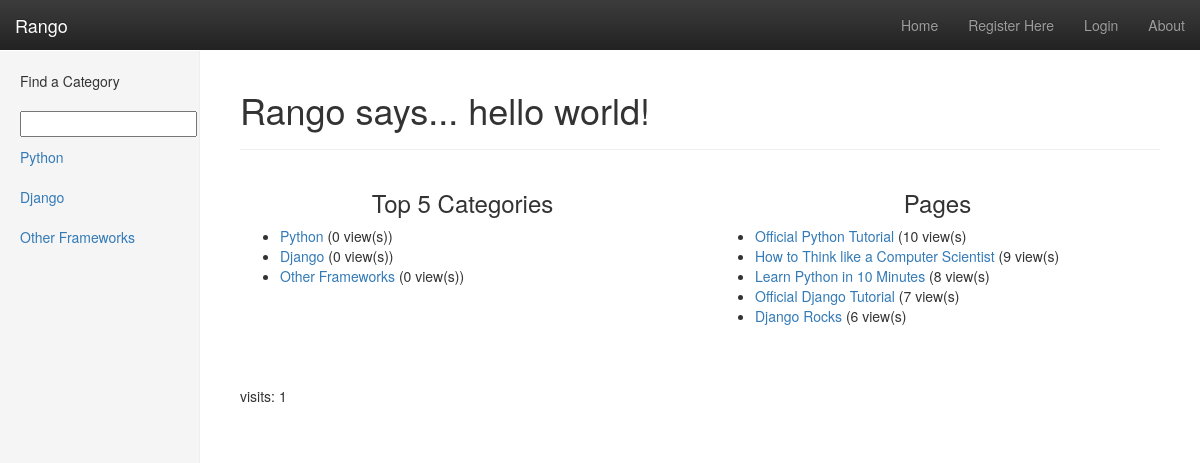
Screenshot of /rango/ with the database file from the repository.
### rango/models.py (models this page shows, shortened)
class Category(models.Model):
    name = models.CharField(max_length=128, unique=True)
    views = models.IntegerField(default=0, validators=[validate_negative])
    likes = models.IntegerField(default=0)
    slug = models.SlugField()
    class Meta:
        verbose_name_plural = "Categories"

class Page(models.Model):
    category = models.ForeignKey(Category,
                                 on_delete=models.CASCADE)
    title = models.CharField(max_length=128)
    url = models.URLField()
    views = models.IntegerField(default=0)
    first_visit = models.DateTimeField(blank=True, null=True)
    last_visit = models.DateTimeField(blank=True, null=True)

### rango/views.py (the view)
# urls.py: path('', views.index, name='index'),
def index(request):
    category_list = Category.objects.order_by('-likes')[:5]
    page_list = Page.objects.order_by('-views')[:5]
    context_dict = {'categories': category_list, 'pages': page_list}
    visits = request.session.get('visits')
    if not visits:
        visits = 1
    reset_last_visit_time = False
    last_visit = request.session.get('last_visit')
    if last_visit:
        last_visit_time = datetime.strptime(last_visit[:-7], "%Y-%m-%d %H:%M:%S")
        if (datetime.now() - last_visit_time).days > 0:
            visits = visits + 1
            reset_last_visit_time = True
    else:
        reset_last_visit_time = True
    if reset_last_visit_time:
        request.session['last_visit'] = str(datetime.now())
        request.session['visits'] = visits
    context_dict['visits'] = visits
    response = render(request, 'rango/index.html', context_dict)
    return response

### rango/templatetags/rango_extras.py (called while the page is built)
@register.inclusion_tag('rango/cats.html')
def get_category_list(cat=None):
    return {'cats': Category.objects.all(), 'act_cat': cat}

### templates/rango/index.html (shortened to what this page needs)
{% extends 'base.html' %}
{% load static %}
{% block body_block %}
    <div class="page-header">
        <h1>Rango says... hello
            {% if user.is_authenticated %}
                {{ user.username }}!
            {% else %}
                world!
            {% endif %}
        </h1>
    </div>
    <div class="row placeholders">
        <div class="col-xs-12 col-sm-6 placeholder">
            <h3>Top 5 Categories</h3>
            {% if categories %}
                <ul class="text-left">
                    {% for category in categories %}
                        <li>
                            <a href="{% url 'rango:category'  category.slug %}">
                            {{ category.name }}</a>
                            ({{category.views}} view(s))
                        </li>
                    {% endfor %}
                </ul>
            {% else %}
                <strong>There are no categories present.</strong>
            {% endif %}
        </div>
        <div class="col-xs-12 col-sm-6 placeholder">
            <h3>Pages</h3>
            {% if pages %}
                <ul class="text-left">
                    {% for page in pages %}
                         <li>
                             <a href="{{page.url}}">{{ page.title }}</a>
                              ({{page.views}} view(s)
                         </li>
                    {% endfor %}
                </ul>
            {% else %}
                <strong>There are no categories present.</strong>
            {% endif %}
        </div>
    </div>
    <p> visits: {{ visits }}</p>
{% endblock %}

### templates/base.html (shortened to what this page needs)
<!DOCTYPE html>
{% load static %}
{% load rango_extras %}
<html lang="en">
  <head>
    <link href="{% static 'css/bootstrap.min.css' %}" rel="stylesheet">
    <link href="{% static 'css/bootstrap-theme.min.css' %}" rel="stylesheet">
    <link href="{% static 'css/dashboard.css' %}" rel="stylesheet">
  </head>
  <body>
    <div class="navbar navbar-inverse navbar-fixed-top" role="navigation">
      <div class="container-fluid">
        <div class="navbar-header">
          <a class="navbar-brand" href="/rango/">Rango</a>
        </div>
        <div class="navbar-collapse collapse">
          <ul class="nav navbar-nav navbar-right">
                <li><a href="{% url 'rango:index' %}">Home</a></li>
                {% if user.is_authenticated %}
                    <li><a href="{% url 'rango:add_category' %}">Add a New Category</a></li>
                    <li><a href="{% url 'rango:restricted' %}">Restricted Page</a></li>
                    <li><a href="{% url 'users' %}">Users</a></li>
                    <li><a href="{% url 'profile' %}">Profile</a></li>
                    <li><a href="{% url 'auth_password_change' %}">Change password</a></li>
                    <li><a href="{% url 'auth_logout' %}?next=/rango/">Logout</a></li>
                {% else %}
                    <li><a href="{% url 'registration_register' %}">Register Here</a></li>
                    <li><a href="{% url 'auth_login' %}">Login</a></li>
                {% endif %}
                <li><a href="{% url 'rango:about' %}">About</a></li>
          </ul>
        </div>
      </div>
    </div>
    <div class="container-fluid main-block">
        <div class="row">
            <div class="col-sm-3 col-md-2 sidebar">
                <ul class="nav nav-list">
                    <li class="nav-header">Find a Category</li>
                    <form>
                        <li><input  class="search-query span10"
                                    type="text" name="suggestion"
                                    value="" id="suggestion" /></li>
                    </form>
                </ul>
                {% block side_block %}
                    {% get_category_list category %}
                {% endblock %}
            </div>
            <div class="col-sm-9 col-sm-offset-3 col-md-10 col-md-offset-2 main">
                <div>
                    {% block body_block %}{% endblock %}
                </div>
            </div>
        </div>
    </div>
  </body>
</html>

### templates/rango/cats.html
<ul class="nav nav-sidebar">
    {% if cats %}
        {% for c in cats %}
            {% if c == act_cat %}
                <li  class="active" >
            {% else  %}
                <li>
            {% endif %}
            <a href="{% url 'rango:category'  c.slug %}">{{ c.name }}</a></li>        {% endfor %}
    {% else %}
        <li> <strong >There are no category present.</strong></li>
    {% endif %}
</ul>

### static/css/dashboard.css (style rules this page uses)
body { padding-top: 50px; }
.navbar-fixed-top { border: 0; }
.sidebar { display: none; }
@media (min-width: 768px) { .sidebar { position: fixed; top: 51px; bottom: 0; left: 0; z-index: 1000; display: block; padding: 20px; overflow-x: hidden; overflow-y: auto; background-color: #f5f5f5; border-right: 1px solid #eee; } }
.nav-sidebar { margin-right: -21px; margin-bottom: 20px; margin-left: -20px; }
.nav-sidebar > li > a { padding-right: 20px; padding-left: 20px; }
.main { padding: 20px; }
@media (min-width: 768px) { .main { padding-right: 40px; padding-left: 40px; } }
.main .page-header { margin-top: 0; }
.placeholders { margin-bottom: 30px; text-align: center; }
.placeholder { margin-bottom: 20px; }

### rows the page displays
Category: name "Python", views "0"
Category: name "Django", views "0"
Category: name "Other Frameworks", views "0"
Page: title "Official Python Tutorial", views "10"
Page: title "How to Think like a Computer Scientist", views "9"
Page: title "Learn Python in 10 Minutes", views "8"
Page: title "Official Django Tutorial", views "7"
Page: title "Django Rocks", views "6"

### other values shown
{{ visits }} "1"
